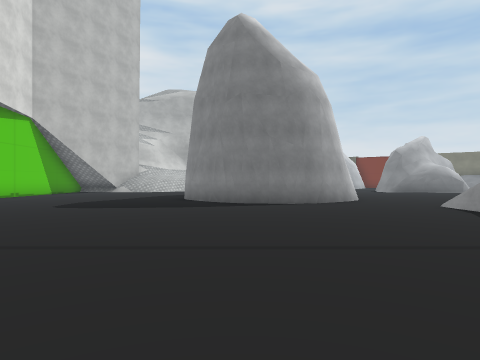
view 1 (above)

24 first-person views from a walk through a 3-D level made in the Unity game engine. The camera is 1.3 m above the floor, looks level and sees 75° across. The floor is counted in squares, 2 m on a side. Each view is taken from the middle of a square. On the plan, view 1 faces up. The plan holds only what a view shows up to about 10 squares ahead; the rest is blank. The place goes on beyond the plan. The player is left out. Some surface patterns are stand-ins.

view 2
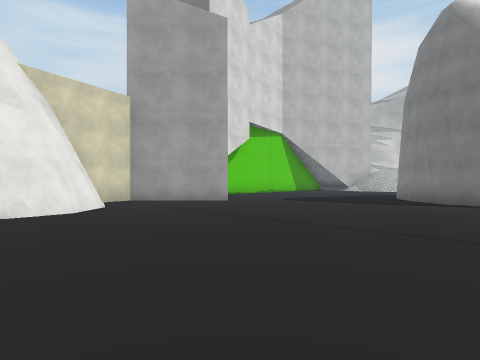

view 3
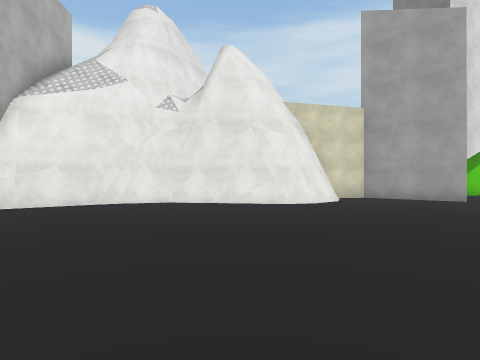

view 4
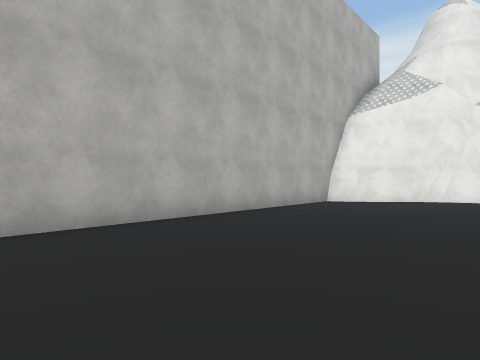

view 5
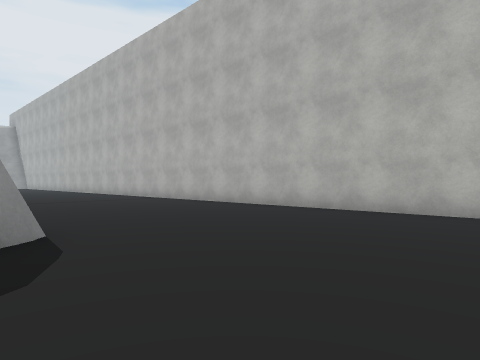

view 6
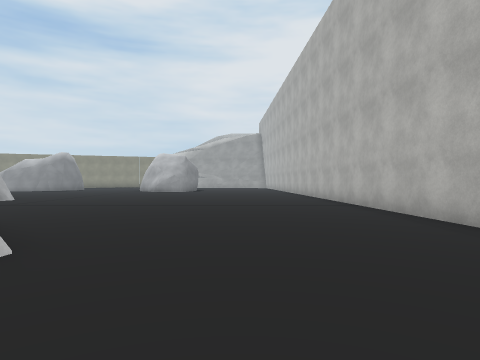

view 7
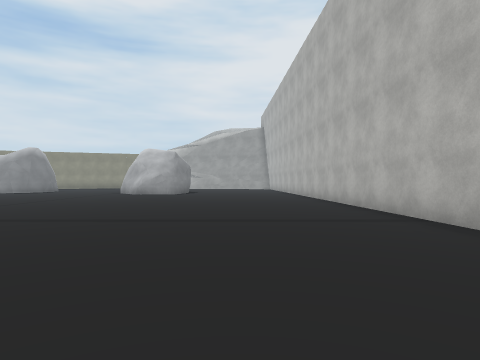

view 8
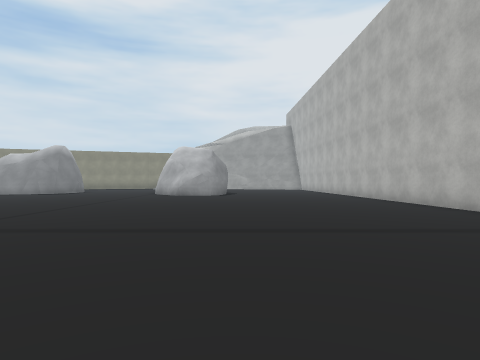

view 9
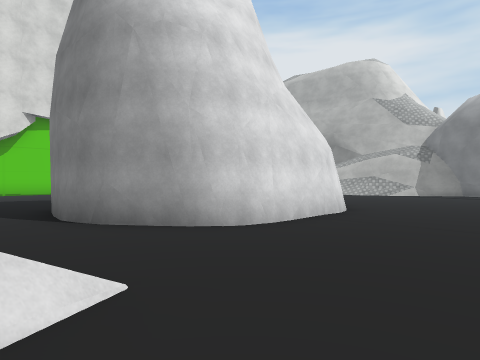

view 10
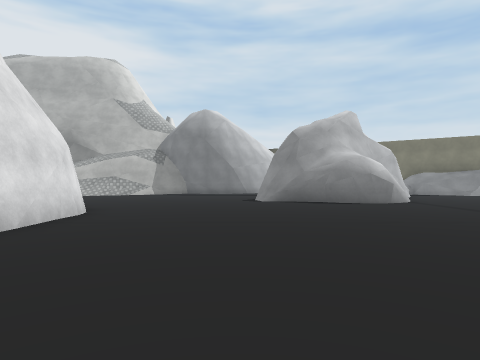

view 11
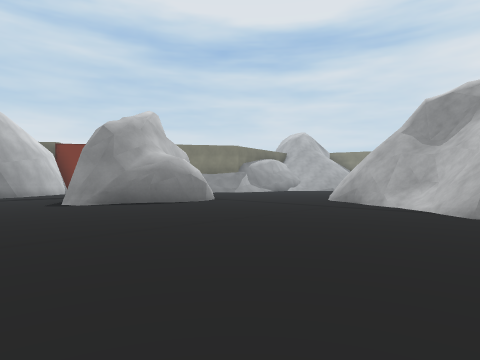

view 12
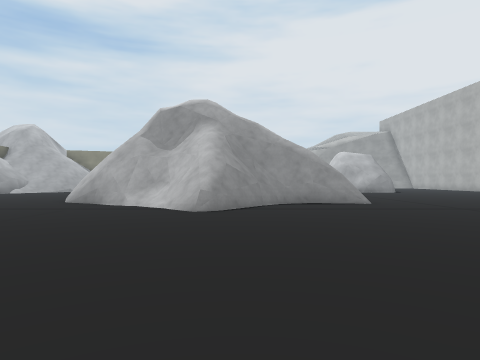

view 13
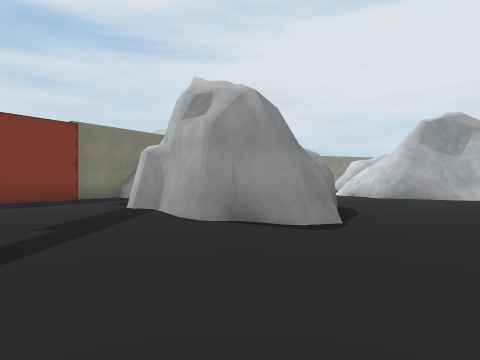

view 14
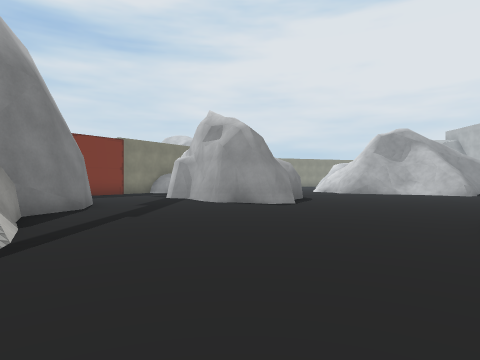

view 15
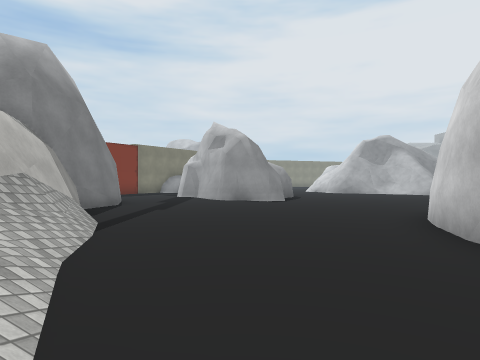

view 16
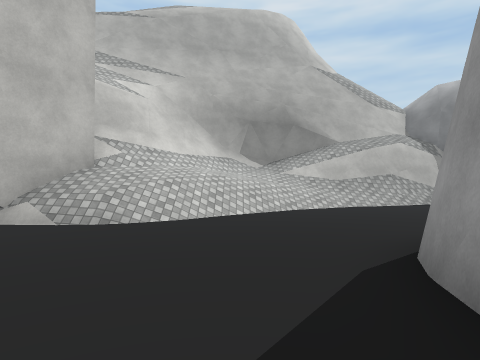

view 17
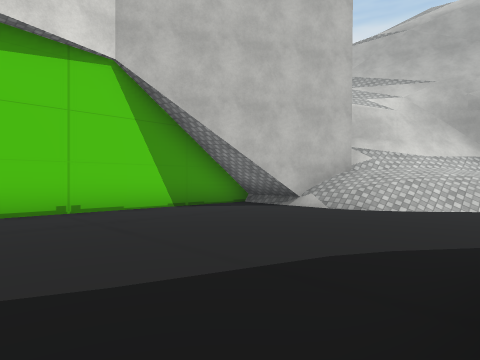

view 18
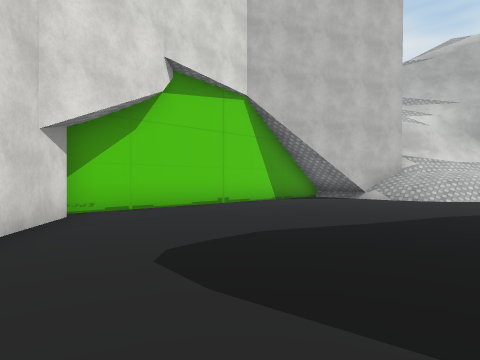

view 19
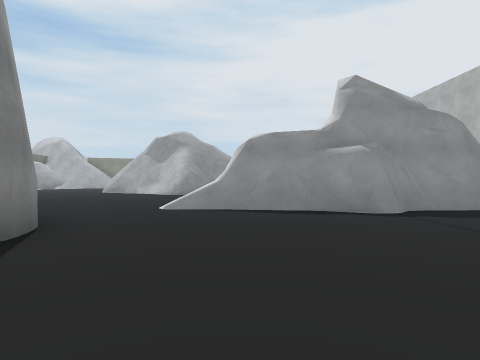

view 20
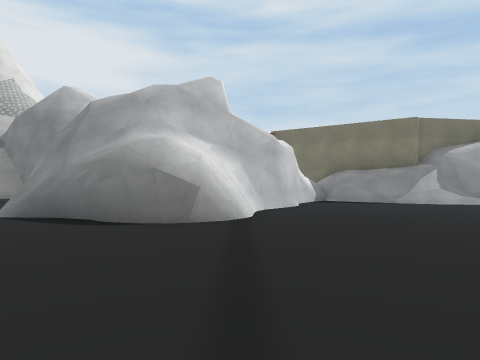

view 21
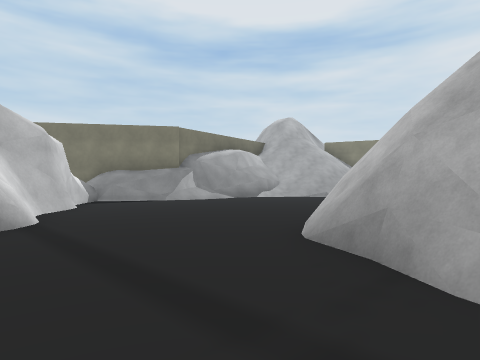

view 22
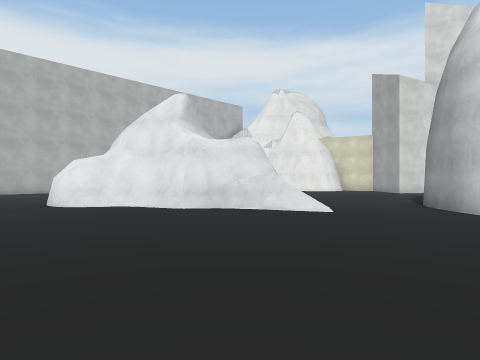

view 23
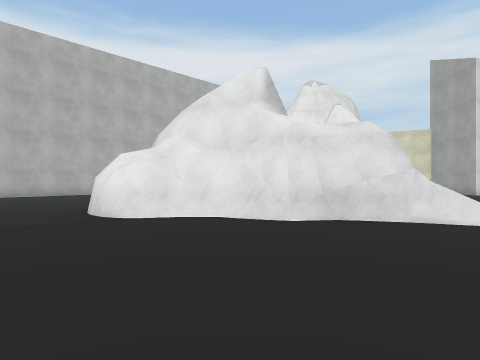

view 24
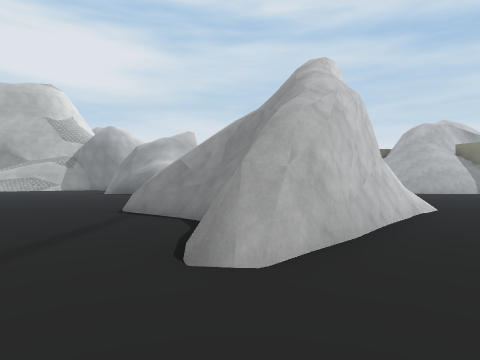

### Floor plan
Key: @ floor where view 1 was taken; # wall or solid block; . floor; / step, stairs or slope; = window, fence, low wall or low ledge.
Columns run from 9 left of view 1 to 18 right of it. Each row starts with its distance up from view 1.
 25                      ##
 24                     ..#
 23             ##    .....
 22      #### #######......
 21     ##//===//.........#####
 20    ##//////........####..###
 19    #/////.........## ##.....
 18   ##///..........##  #......
 17 ###///...........#####......
 16 ###................##.......
 15 #.......####................
 14 #.......#  ##............=
 13 #......     ##.........###
 12 #......      #.........#
 11 #......     ##........=#
 10 #.......## ##........//#
  9 #........###.........###  #/
  8 #.....................#####.
  7 ###...........=........###..
  6   ##..........##.......##...
  5   ##..........###......#....
  4  ##...........###...........
  3  #............####..........
  2  ###..........#  #..........
  1    ##.........## #..........
  0     #....@.....# ...........
 -1     #.......................
 -2     #.......................
 -3     #.......................
 -4     #.......................
 -5     ##......................
 -6      #..............########
 -7      ################

Positions as (right, up) in squares from view 1, and headings:
1: (0, 0), facing up
2: (2, -1), facing up-left
3: (4, -1), facing left
4: (6, -2), facing down-left
5: (2, 0), facing down-right
6: (4, -3), facing right
7: (7, -3), facing right
8: (8, -1), facing right
9: (7, 7), facing up-left
10: (7, 7), facing up
11: (5, 8), facing up-right
12: (5, 8), facing right
13: (3, 18), facing right
14: (-1, 18), facing right
15: (-3, 18), facing right
16: (-3, 12), facing up
17: (-2, 10), facing up-left
18: (-2, 6), facing up-left
19: (-2, 6), facing right
20: (12, 11), facing up
21: (11, 11), facing up-right
22: (11, 11), facing down-left
23: (11, 8), facing down-left
24: (14, 2), facing up
